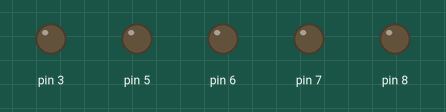
Simulated run of this program. Board: Arduino Uno, built with avr-gcc and run on an emulated ATmega328P. Shown: output pins drawn as LEDs (lit = HIGH).

Above: at 0.1 s.
At 2.1 s:
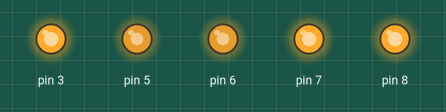
At 3.1 s:
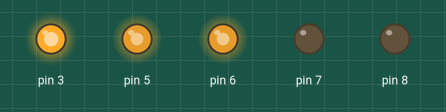
At 4.1 s:
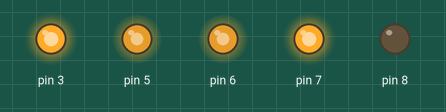
At 6.1 s:
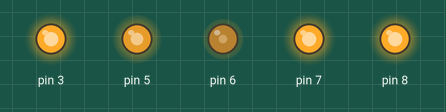
At 9.1 s:
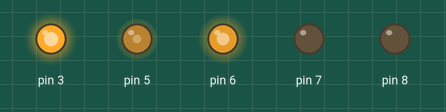
Timing chart, 0 to 11.5 s (numbered marks = the images above):
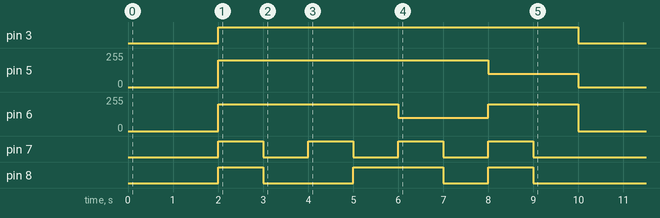

The program:

main.cpp
```cpp
#include <Arduino.h>

#include "RobotConfig.hpp"
#include "MotorTB6612.hpp"
#include "DriveBase.hpp"


MotorTB6612 motorDriver(
  RobotConfig::Pins::PWMA, RobotConfig::Pins::AIN1,
  RobotConfig::Pins::PWMB, RobotConfig::Pins::BIN1,
  RobotConfig::Pins::STBY
);

// If forward/backward is reversed, flip invertRight/invertLeft to true.
DriveBase drive(motorDriver);

void setup() {
  drive.begin();

  delay(2000); // match ELEGOO demo behavior :contentReference[oaicite:6]{index=6}

  const uint8_t speed = 200; // safe default; you can try 255 later

  for (int i = 0; i < 9; i++) {
    auto motion = static_cast<DriveBase::Motion>(i);
    drive.motion(motion, speed);
    delay(1000);
  }

  drive.stop();
}

void loop() {
  // nothing (demo runs once)
}
```

RobotConfig.hpp
```cpp
// include/RobotConfig.hpp
#pragma once
#include <Arduino.h>

// Minimal config: only what you need to drive TB6612 motors right now.
// (Pins match ELEGOO Smart Robot Car V4.0 TB6612 mapping.)
namespace RobotConfig {

  namespace Pins {
    // TB6612
    constexpr uint8_t STBY = 3;   // standby enable
    constexpr uint8_t PWMA = 5;   // speed (PWM) motor channel A
    constexpr uint8_t PWMB = 6;   // speed (PWM) motor channel B
    constexpr uint8_t AIN1 = 7;   // direction motor channel A
    constexpr uint8_t BIN1 = 8;   // direction motor channel B
  }

  namespace Motor {
    // Arduino PWM range
    constexpr uint8_t PWM_MAX = 255;

    // Minimum PWM that usually overcomes friction (stiction); tune later.
    constexpr uint8_t PWM_MIN_MOVING = 10;
  }

} // namespace RobotConfig
```
